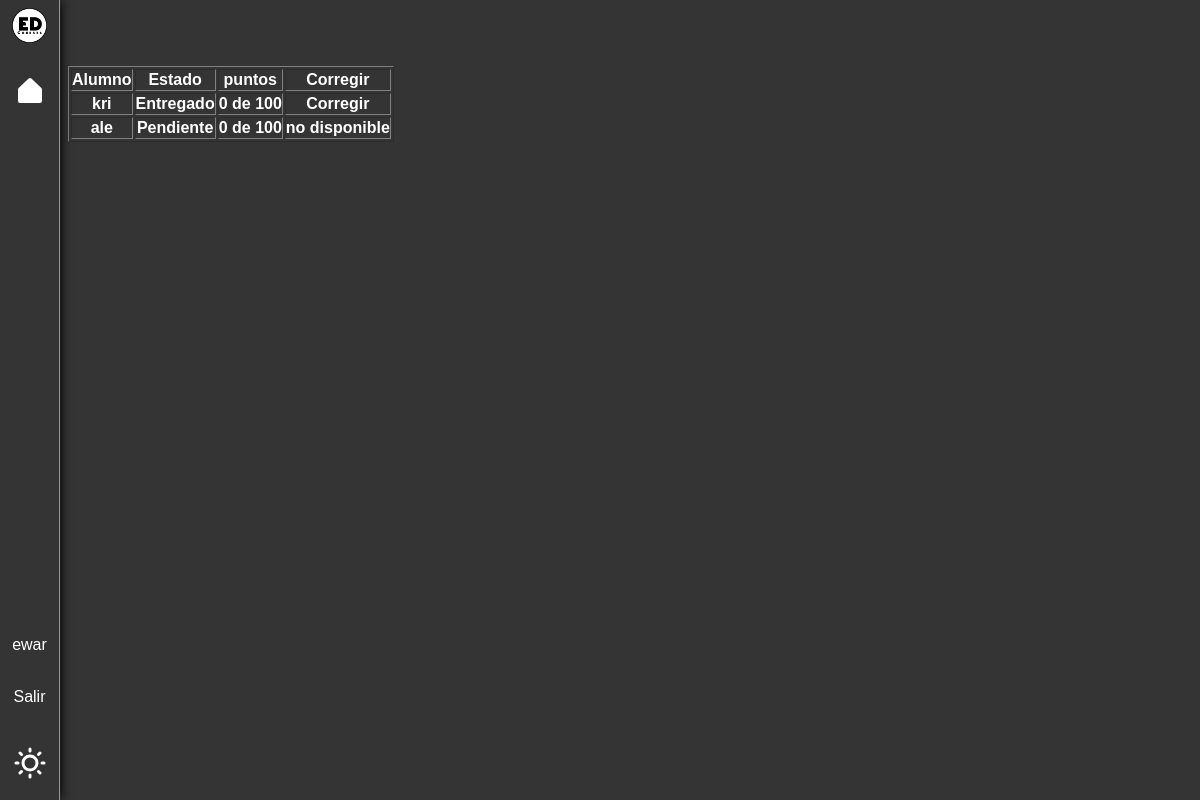
The app's page /lista_completado/22 (signed in), older data.
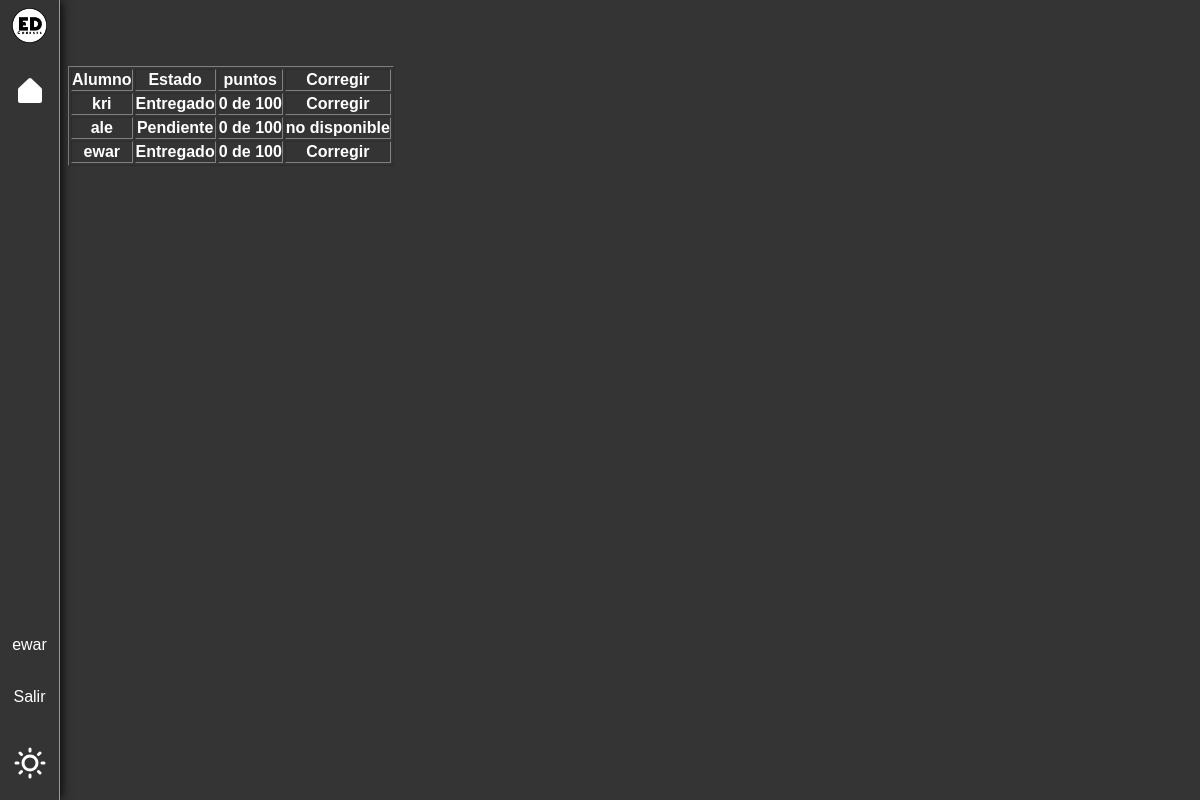
The same page, newer data.
### page/models.py (models this page shows, shortened)
class Tarea_hecha(models.Model):
    ESTADOS_CHOICES = [
        ('Pendiente', 'Pendiente'),
        ('Entregado', 'Entregado'),
        ('Corregido', 'Corregido'),
    ]
    id_alumno = models.ForeignKey(User, on_delete=models.CASCADE)
    id_tarea = models.ForeignKey(Tarea, on_delete=models.CASCADE)
    tarea = models.FileField("pdfs/alumno/", blank=True)
    puntos_hechos = models.IntegerField(null=True, blank=True, validators=[
        MinValueValidator(0),
        MaxValueValidator(100)])
    estado = models.CharField(
        max_length=100, null=True, choices=ESTADOS_CHOICES, default=ESTADOS_CHOICES[0])

class Tarea(models.Model):
    titulo_tarea = models.CharField(max_length=50)
    descripcion_tarea = models.TextField(max_length=250)
    archivo_pdf = models.FileField(upload_to="pdfs/", blank=True)
    curso = models.ForeignKey(Curso, on_delete=models.CASCADE)
    puntos = models.IntegerField(validators=[
        MinValueValidator(0),
        MaxValueValidator(100)])

### page/views.py (the view)
@login_required
def lista_completados(request, id_tarea):
    alumnos = Tarea_hecha.objects.filter(
        id_tarea=id_tarea
    )
    return render(request, "vista_docente/lista_completado.html", {
        "lista": alumnos
    })

### page/templates/vista_docente/lista_completado.html
{% extends 'bases/base_docente.html' %}
{% block content %}
    <table id="datatable-programmers" class="table" border="1px">
        <thead>
            <tr>
                <th class="centered">Alumno</th>
                <th class="centered">Estado</th>
                <th class="centered">puntos</th>
                <th class="centered">Corregir</th>
            </tr>
        </thead>
        <tbody id="tableBody_programmers">
        {% for l in lista %}
            <tr>
                    <th>{{l.id_alumno.username}}</th>
                    <th>{{l.estado}}</th>
                    {% if l.puntos_hechos is none %}
                    <th>0 de {{l.id_tarea.puntos}}</th>
                    {% else %}
                    <th>{{l.puntos_hechos}} de {{l.id_tarea.puntos}}</th>
                    {% endif %}
                    {% if l.estado == "Pendiente" %}
                    <th>no disponible</th>
                    {% else %}
                        {% if l.estado == "Entregado" %}
                        <th><a href="{% url 'corregir' tarea.id %}"> Corregir</a></th>
                        {% else %}
                        <th><a href="#">editar</a></th>
                        {% endif %}
                    {% endif %}
            </tr>
        {% endfor %}
        </tbody>
    </table>
{% endblock content %}

Row changes from the older to the newer data that the page shows:
added Tarea_hecha: id_alumno.username "ewar", estado "Entregado", id_tarea.puntos "100", shows "Corregir"
